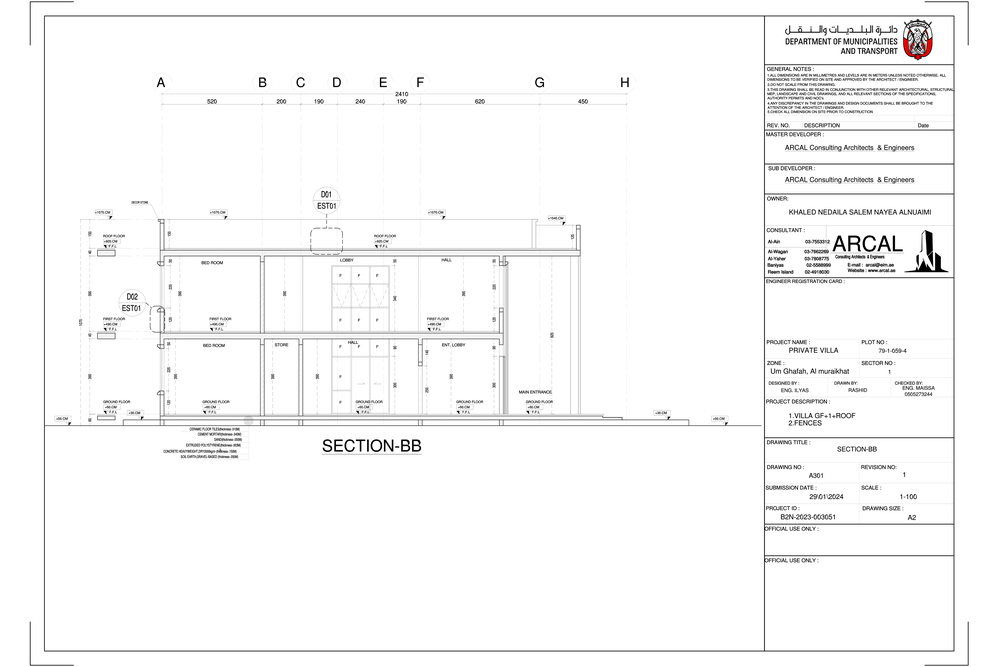
#> input picture resources/images/base64toimg/img_0.png, 1000 x 667 px, shrunk from 9000 x 6000 before the run, found by its file name; its folder holds only this picture in this run
$ python preprocess.py
#> lines starting #> are read from the running program, lines starting #| are printed output that depends on the picture; after the words box and inside, x2 and y2 are one past the last pixel; in counts of white or black regions, pixels touching at a corner belong together
import cv2
import os
from datetime import datetime
import base64
import json


def preprocess_image(image_path, output_path=None):
    """
    Preprocess the input image for further processing.

    Steps:
      1. Load the image.
      2. Convert the image to grayscale.
      3. Apply Gaussian blur to reduce noise.
      4. Use adaptive thresholding to create a binary image.

    Args:
      image_path (str): Path to the input image.
      output_path (str, optional): If provided, save the preprocessed image here.

    Returns:
      numpy.ndarray: The preprocessed image.
    """
    # Load the image from the provided path
    image = cv2.imread(image_path)
#> image is the input picture: shape (667, 1000, 3); mean B, G, R 248.2, 248.2, 248.3
    if image is None:
        raise ValueError(f"Unable to load image from {image_path}")

    # Convert the image to grayscale
    gray = cv2.cvtColor(image, cv2.COLOR_BGR2GRAY)

    # Apply Gaussian blur to reduce noise
    blurred = cv2.GaussianBlur(gray, (5, 5), 0)

    # Apply adaptive thresholding to obtain a binary image
    preprocessed = cv2.adaptiveThreshold(
        blurred, 255, cv2.ADAPTIVE_THRESH_GAUSSIAN_C, cv2.THRESH_BINARY_INV, 11, 2
    )
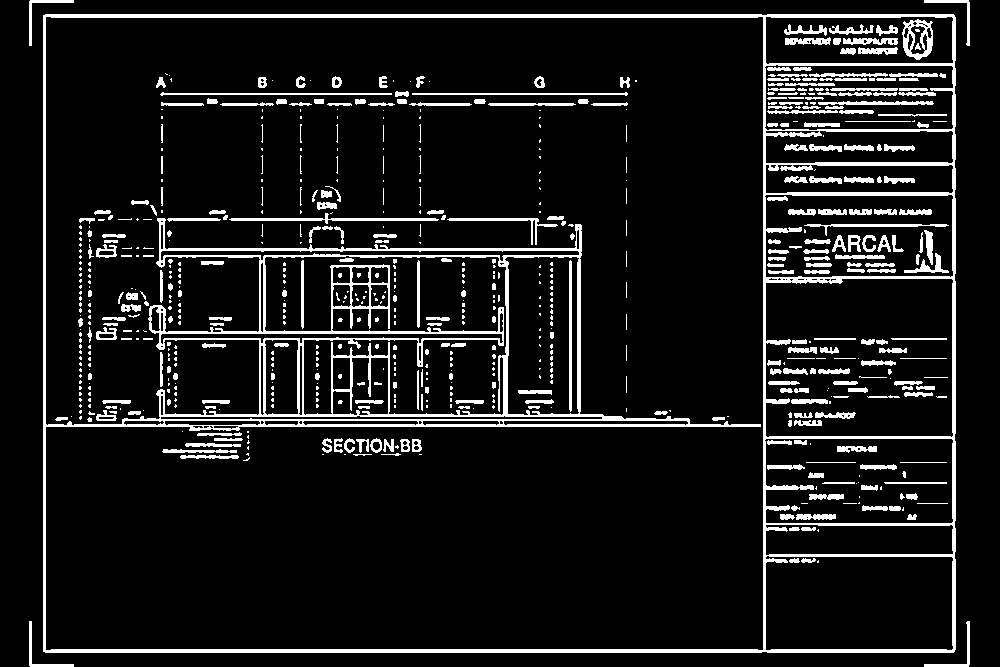
#> preprocessed: shape (667, 1000); 9.6% white; 700 white regions (386 under 20 px), largest, box (x1, y1, x2, y2) and area: (43, 14, 956, 653) 33617, (229, 213, 439, 224) 634, (902, 19, 933, 60) 614

    # If an output path is specified, save the preprocessed image
    if output_path:
        cv2.imwrite(output_path, preprocessed)

    return preprocessed


if __name__ == "__main__":

    # List of image names to preprocess

    resources_dir = os.path.join(os.getcwd(), "resources", "images", "base64toimg")
    image_names = [
        os.path.splitext(f)[0] for f in os.listdir(resources_dir) if f.endswith(".png")
    ]

    base64_list = []

    for image_name in image_names:
        # Define the path for the input image in the resources folder
        image_filename = f"{image_name}.png"  # Change to your actual image filename
        image_path = os.path.join(resources_dir, image_filename)

        # Define an output directory and filename for the preprocessed image
        output_dir = os.path.join(
            os.getcwd(), "resources", "processed", "test_tokens", "img"
        )
        os.makedirs(output_dir, exist_ok=True)
        output_path = os.path.join(output_dir, f"preprocessed_{image_name}.png")

        # Run preprocessing
        preprocessed_image = preprocess_image(image_path, output_path)
        print("Preprocessing complete. Saved preprocessed image at:", output_path)

        base_64_output_dir = os.path.join(
            os.getcwd(), "resources", "processed", "test_tokens", "basea64"
        )

        os.makedirs(base_64_output_dir, exist_ok=True)
        # Generate a timestamp for the output filename
        timestamp = datetime.now().strftime("%Y%m%d%H%M%S")
        base64_output_path = os.path.join(
            base_64_output_dir, f"preprocessed_{timestamp}.json"
        )

        # Convert the preprocessed image to base64
        _, buffer = cv2.imencode(".png", preprocessed_image)
        base64_image = base64.b64encode(buffer).decode("utf-8")
        base64_list.append(base64_image)

    # Save the base64 string to a file
    with open(base64_output_path, "w") as f:
      json.dump(base64_list, f)

    print("Base64 encoding complete. Saved base64 list at:", base64_output_path)

$ run again, on resources/images/base64toimg/img_12.png
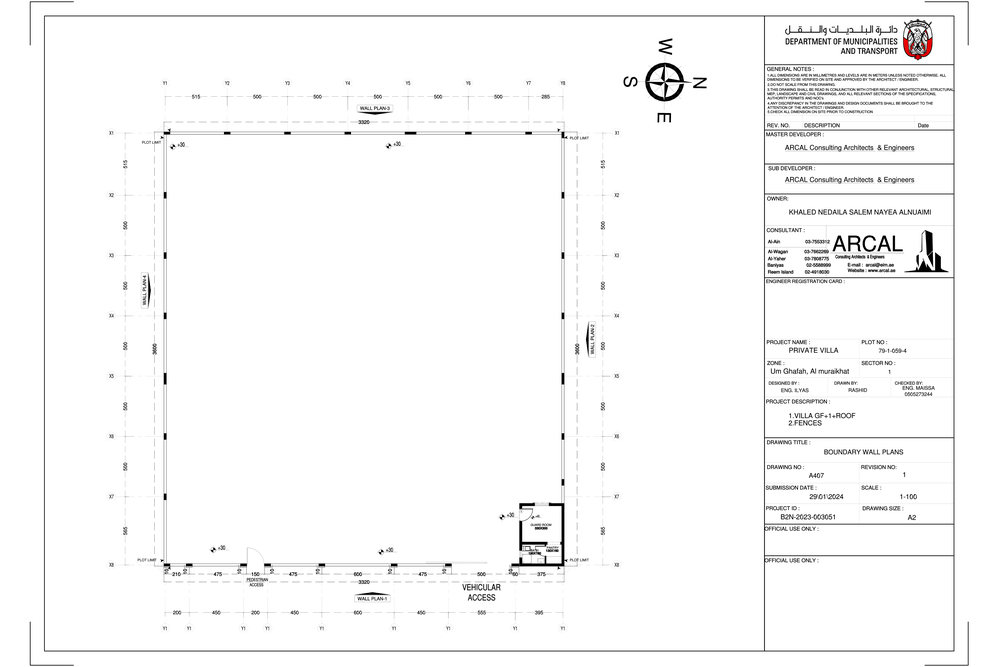
#> input picture resources/images/base64toimg/img_12.png, 1000 x 667 px, shrunk from 9000 x 6000 before the run, found by its file name
#> in preprocess_image, image is the input picture: shape (667, 1000, 3); mean B, G, R 248.6, 248.6, 248.6
#> in preprocess_image, `preprocessed = cv2.adaptiveThreshold( blurred, 255, cv2.ADAPTIVE_THRES..`:
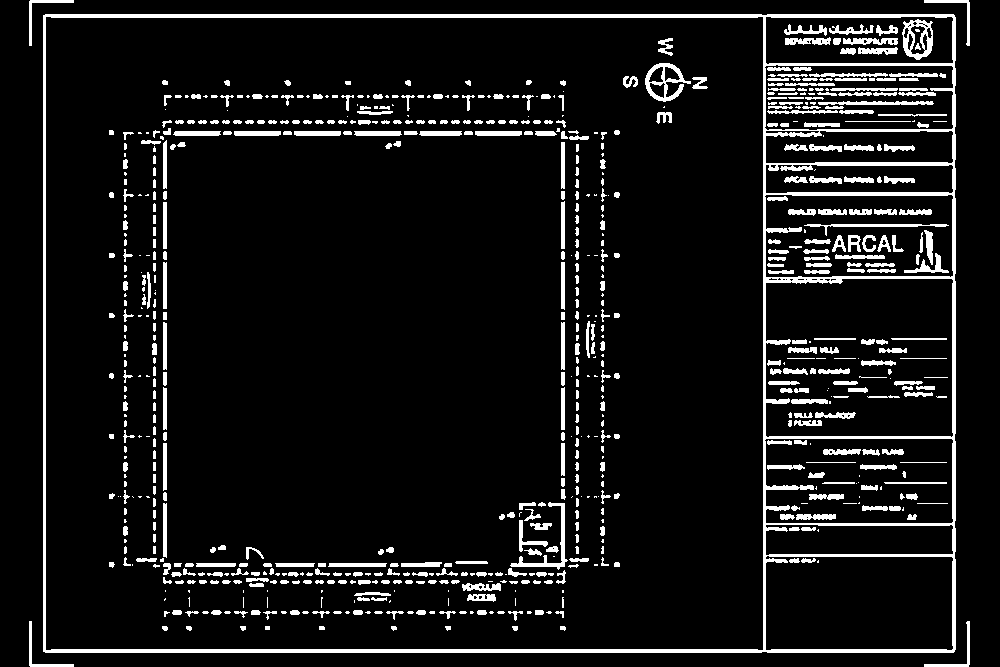
#> preprocessed: shape (667, 1000); 8.4% white; 751 white regions (242 under 20 px), largest, box (x1, y1, x2, y2) and area: (43, 14, 956, 653) 19359, (645, 63, 691, 102) 657, (902, 19, 933, 60) 614

$ run again, on resources/images/base64toimg/img_13.png
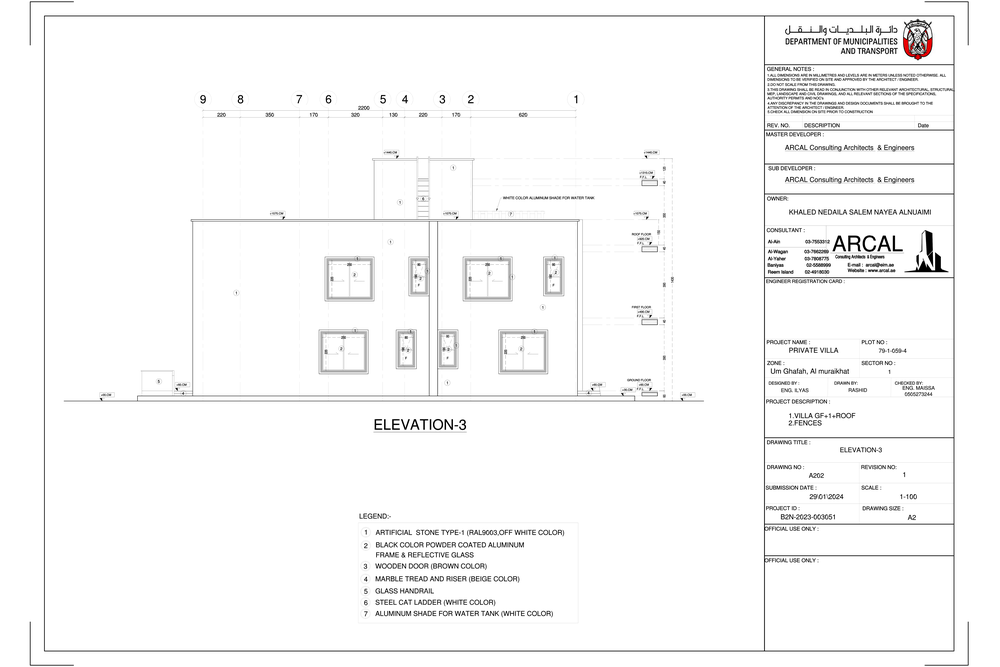
#> input picture resources/images/base64toimg/img_13.png, 1000 x 667 px, shrunk from 9000 x 6000 before the run, found by its file name
#> in preprocess_image, image is the input picture: shape (667, 1000, 3); mean B, G, R 248.2, 248.2, 248.2
#> in preprocess_image, `preprocessed = cv2.adaptiveThreshold( blurred, 255, cv2.ADAPTIVE_THRES..`:
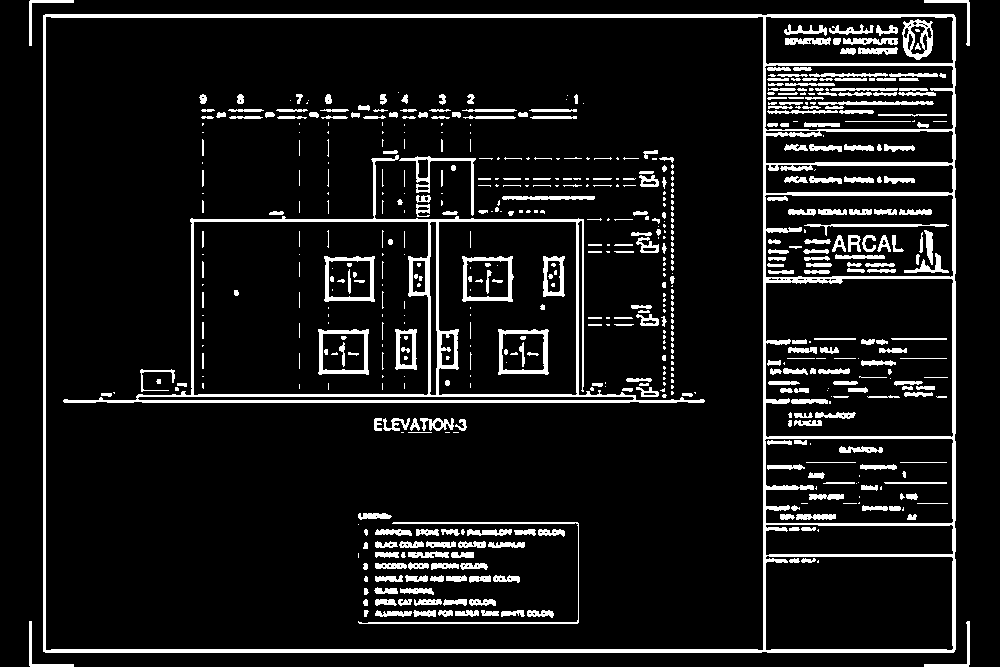
#> preprocessed: shape (667, 1000); 9.5% white; 615 white regions (259 under 20 px), largest, box (x1, y1, x2, y2) and area: (43, 14, 956, 653) 19359, (63, 155, 705, 403) 7924, (358, 522, 579, 624) 907

$ run again, on resources/images/base64toimg/img_14.png
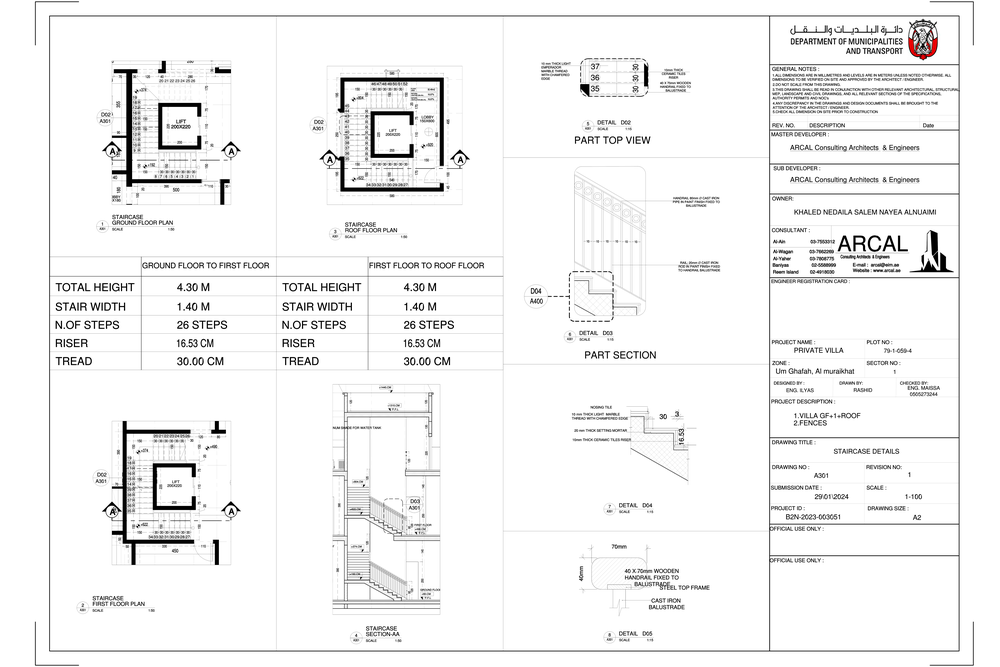
#> input picture resources/images/base64toimg/img_14.png, 1000 x 667 px, shrunk from 9000 x 6000 before the run, found by its file name
#> in preprocess_image, image is the input picture: shape (667, 1000, 3); mean B, G, R 243.4, 243.4, 243.4
#> in preprocess_image, `preprocessed = cv2.adaptiveThreshold( blurred, 255, cv2.ADAPTIVE_THRES..`:
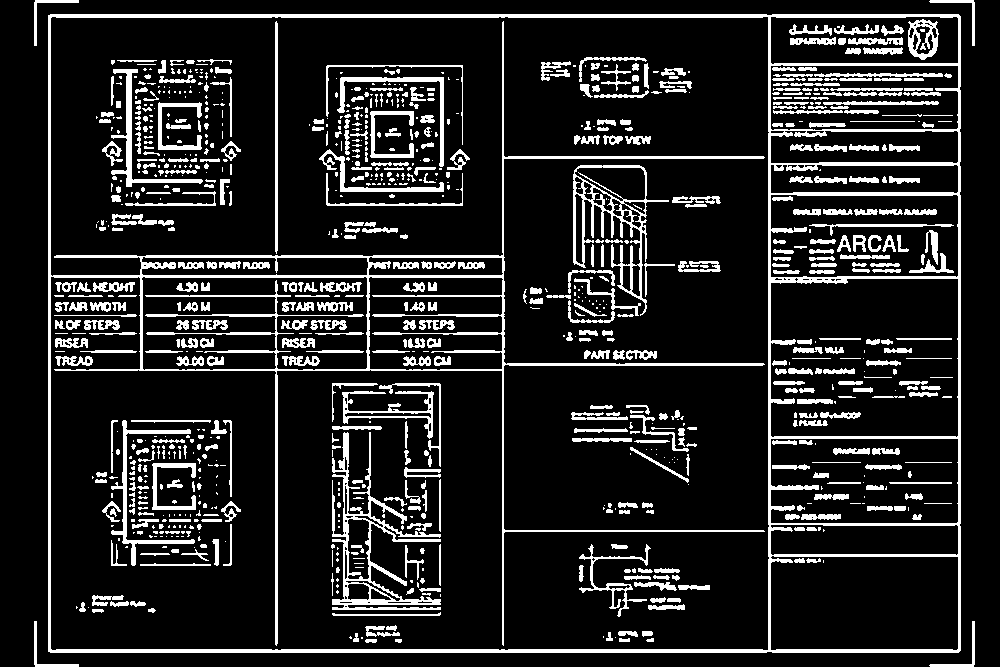
#> preprocessed: shape (667, 1000); 13.9% white; 979 white regions (450 under 20 px), largest, box (x1, y1, x2, y2) and area: (48, 14, 961, 653) 29890, (332, 432, 441, 610) 3614, (573, 165, 669, 316) 2641

$ run again, on resources/images/base64toimg/img_1.png
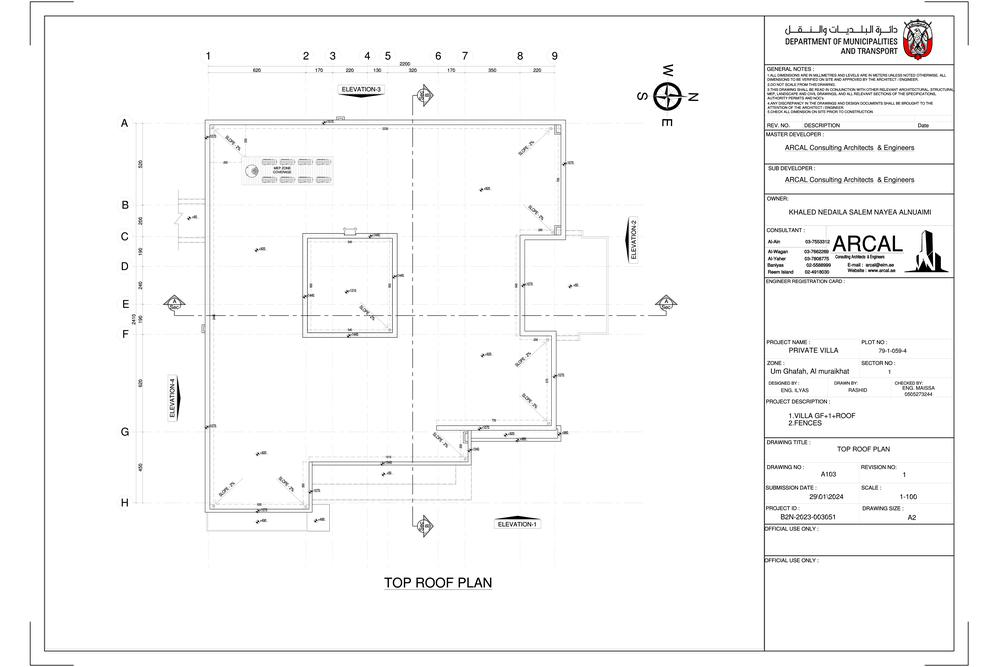
#> input picture resources/images/base64toimg/img_1.png, 1000 x 667 px, shrunk from 9000 x 6000 before the run, found by its file name
#> in preprocess_image, image is the input picture: shape (667, 1000, 3); mean B, G, R 248.2, 248.2, 248.2
#> in preprocess_image, `preprocessed = cv2.adaptiveThreshold( blurred, 255, cv2.ADAPTIVE_THRES..`:
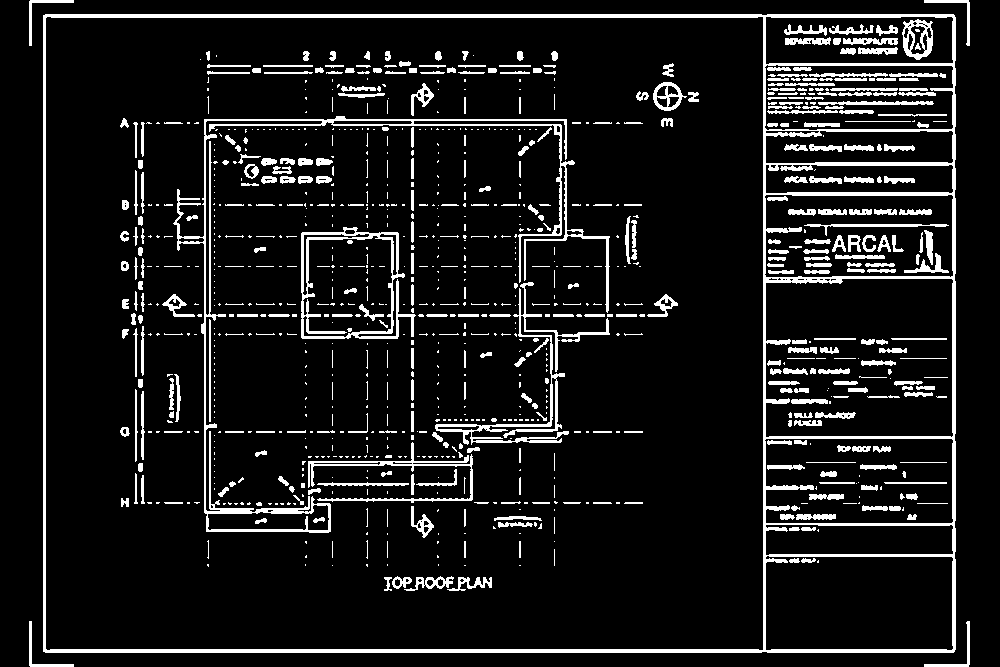
#> preprocessed: shape (667, 1000); 9.8% white; 998 white regions (594 under 20 px), largest, box (x1, y1, x2, y2) and area: (43, 14, 956, 653) 19356, (173, 116, 610, 533) 5934, (435, 282, 610, 445) 2397
